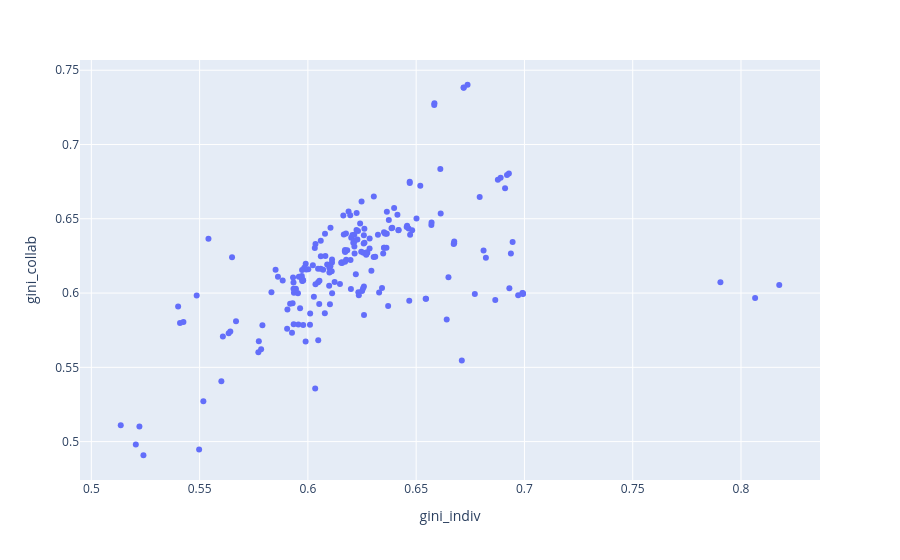

Write notebook code for a chart like this one.
### Code cell
px.scatter(df_stats.query("total_indiv > 500"), x="gini_indiv", y="gini_collab", hover_data=["name"])

### Figure 1 — Plotly figure (JSON) as saved in the notebook; plotly's stock layout.template omitted (floating-point values rounded to 4 significant figures; data arrays with more than 128 entries replaced by an {"elided": "..."} marker saying what was removed)
{"data": [{"customdata": {"elided": "208x1 str values"}, "hovertemplate": "gini_indiv=%{x}<br>gini_collab=%{y}<br>name=%{customdata[0]}<extra></extra>", "legendgroup": "", "marker": {"color": "#636efa", "symbol": "circle"}, "mode": "markers", "name": "", "orientation": "v", "showlegend": false, "type": "scatter", "x": {"elided": "208 float values"}, "xaxis": "x", "y": {"elided": "208 float values"}, "yaxis": "y"}], "layout": {"legend": {"tracegroupgap": 0}, "margin": {"t": 60}, "xaxis": {"anchor": "y", "domain": [0, 1], "title": {"text": "gini_indiv"}}, "yaxis": {"anchor": "x", "domain": [0, 1], "title": {"text": "gini_collab"}}}}
